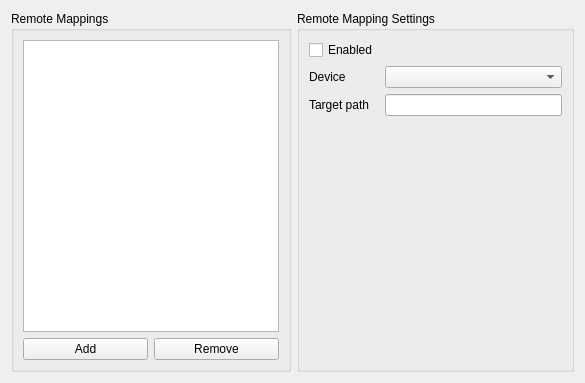
<?xml version="1.0" encoding="UTF-8"?>
<ui version="4.0">
 <class>RemoteDev::Internal::ProjectSettingsWidget</class>
 <widget class="QWidget" name="RemoteDev::Internal::ProjectSettingsWidget">
  <property name="geometry">
   <rect>
    <x>0</x>
    <y>0</y>
    <width>585</width>
    <height>383</height>
   </rect>
  </property>
  <property name="windowTitle">
   <string>Form</string>
  </property>
  <layout class="QHBoxLayout" name="horizontalLayout">
   <item>
    <widget class="QGroupBox" name="gbxMappings">
     <property name="title">
      <string>Remote Mappings</string>
     </property>
     <layout class="QVBoxLayout" name="verticalLayout">
      <item>
       <widget class="QTableView" name="tblMappings">
        <property name="tabKeyNavigation">
         <bool>false</bool>
        </property>
        <property name="showDropIndicator" stdset="0">
         <bool>false</bool>
        </property>
        <property name="dragDropOverwriteMode">
         <bool>false</bool>
        </property>
        <property name="alternatingRowColors">
         <bool>true</bool>
        </property>
        <property name="selectionMode">
         <enum>QAbstractItemView::SingleSelection</enum>
        </property>
        <property name="selectionBehavior">
         <enum>QAbstractItemView::SelectRows</enum>
        </property>
        <property name="showGrid">
         <bool>false</bool>
        </property>
        <attribute name="horizontalHeaderVisible">
         <bool>false</bool>
        </attribute>
        <attribute name="verticalHeaderVisible">
         <bool>false</bool>
        </attribute>
       </widget>
      </item>
      <item>
       <layout class="QHBoxLayout" name="horizontalLayout_2">
        <item>
         <widget class="QPushButton" name="btnAdd">
          <property name="text">
           <string>Add</string>
          </property>
         </widget>
        </item>
        <item>
         <widget class="QPushButton" name="btnRemove">
          <property name="text">
           <string>Remove</string>
          </property>
         </widget>
        </item>
       </layout>
      </item>
     </layout>
    </widget>
   </item>
   <item>
    <widget class="QGroupBox" name="gbxSettings">
     <property name="title">
      <string>Remote Mapping Settings</string>
     </property>
     <layout class="QFormLayout" name="formLayout">
      <item row="1" column="0">
       <widget class="QLabel" name="lblDevice">
        <property name="text">
         <string>Device</string>
        </property>
       </widget>
      </item>
      <item row="1" column="1">
       <widget class="QComboBox" name="cbxDevice"/>
      </item>
      <item row="2" column="0">
       <widget class="QLabel" name="lblPath">
        <property name="text">
         <string>Target path</string>
        </property>
       </widget>
      </item>
      <item row="2" column="1">
       <widget class="QLineEdit" name="edtPath"/>
      </item>
      <item row="0" column="0">
       <widget class="QCheckBox" name="chkEnbled">
        <property name="text">
         <string>Enabled</string>
        </property>
       </widget>
      </item>
     </layout>
    </widget>
   </item>
  </layout>
 </widget>
 <resources/>
 <connections>
  <connection>
   <sender>btnAdd</sender>
   <signal>clicked()</signal>
   <receiver>RemoteDev::Internal::ProjectSettingsWidget</receiver>
   <slot>newMapping()</slot>
   <hints>
    <hint type="sourcelabel">
     <x>91</x>
     <y>348</y>
    </hint>
    <hint type="destinationlabel">
     <x>161</x>
     <y>377</y>
    </hint>
   </hints>
  </connection>
 </connections>
 <slots>
  <slot>newMapping()</slot>
 </slots>
</ui>
